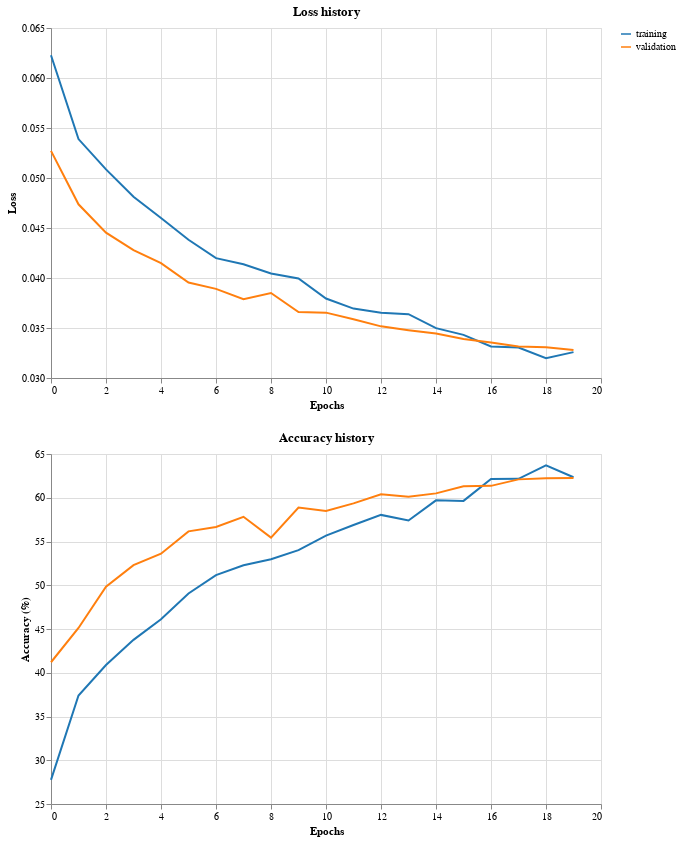

The notebook cell this image was saved under:
### Code cell
trainer.plot_training_history()

### Figure 1 — Vega-Lite specification as saved in the notebook (floating-point values rounded to 4 significant figures)
{"config": {"view": {"continuousWidth": 300, "continuousHeight": 300}}, "vconcat": [{"data": {"name": "data-f6f27c038d5a27cd88ab0dd3bb652f07"}, "mark": {"type": "line", "strokeWidth": 2}, "encoding": {"color": {"field": "Type", "legend": {"title": null}, "scale": {"domain": ["training", "validation"], "range": ["#1f77b4", "#ff7f0e"]}, "type": "nominal"}, "x": {"field": "Epochs", "title": "Epochs", "type": "quantitative"}, "y": {"field": "Loss", "scale": {"zero": false}, "title": "Loss", "type": "quantitative"}}, "height": 350, "title": "Loss history", "width": 550}, {"data": {"name": "data-4865bbf39d42801048db070ae2760306"}, "mark": {"type": "line", "strokeWidth": 2}, "encoding": {"color": {"field": "Type", "legend": {"title": null}, "scale": {"domain": ["training", "validation"], "range": ["#1f77b4", "#ff7f0e"]}, "type": "nominal"}, "x": {"field": "Epochs", "title": "Epochs", "type": "quantitative"}, "y": {"field": "Accuracy", "scale": {"zero": false}, "title": "Accuracy (%)", "type": "quantitative"}}, "height": 350, "title": "Accuracy history", "width": 550}], "$schema": "https://vega.github.io/schema/vega-lite/v5.20.1.json", "datasets": {"data-f6f27c038d5a27cd88ab0dd3bb652f07": [{"Epochs": 0, "Loss": 0.06227, "Type": "training"}, {"Epochs": 1, "Loss": 0.05389, "Type": "training"}, {"Epochs": 2, "Loss": 0.05086, "Type": "training"}, {"Epochs": 3, "Loss": 0.04813, "Type": "training"}, {"Epochs": 4, "Loss": 0.046, "Type": "training"}, {"Epochs": 5, "Loss": 0.04382, "Type": "training"}, {"Epochs": 6, "Loss": 0.04199, "Type": "training"}, {"Epochs": 7, "Loss": 0.04138, "Type": "training"}, {"Epochs": 8, "Loss": 0.04046, "Type": "training"}, {"Epochs": 9, "Loss": 0.03995, "Type": "training"}, {"Epochs": 10, "Loss": 0.03795, "Type": "training"}, {"Epochs": 11, "Loss": 0.03694, "Type": "training"}, {"Epochs": 12, "Loss": 0.03653, "Type": "training"}, {"Epochs": 13, "Loss": 0.03638, "Type": "training"}, {"Epochs": 14, "Loss": 0.03499, "Type": "training"}, {"Epochs": 15, "Loss": 0.03431, "Type": "training"}, {"Epochs": 16, "Loss": 0.03316, "Type": "training"}, {"Epochs": 17, "Loss": 0.03305, "Type": "training"}, {"Epochs": 18, "Loss": 0.03199, "Type": "training"}, {"Epochs": 19, "Loss": 0.03259, "Type": "training"}, {"Epochs": 0, "Loss": 0.05271, "Type": "validation"}, {"Epochs": 1, "Loss": 0.04737, "Type": "validation"}, {"Epochs": 2, "Loss": 0.04453, "Type": "validation"}, {"Epochs": 3, "Loss": 0.04278, "Type": "validation"}, {"Epochs": 4, "Loss": 0.04148, "Type": "validation"}, {"Epochs": 5, "Loss": 0.03954, "Type": "validation"}, {"Epochs": 6, "Loss": 0.03891, "Type": "validation"}, {"Epochs": 7, "Loss": 0.03787, "Type": "validation"}, {"Epochs": 8, "Loss": 0.0385, "Type": "validation"}, {"Epochs": 9, "Loss": 0.0366, "Type": "validation"}, {"Epochs": 10, "Loss": 0.03654, "Type": "validation"}, {"Epochs": 11, "Loss": 0.03588, "Type": "validation"}, {"Epochs": 12, "Loss": 0.03516, "Type": "validation"}, {"Epochs": 13, "Loss": 0.03477, "Type": "validation"}, {"Epochs": 14, "Loss": 0.03444, "Type": "validation"}, {"Epochs": 15, "Loss": 0.0339, "Type": "validation"}, {"Epochs": 16, "Loss": 0.03354, "Type": "validation"}, {"Epochs": 17, "Loss": 0.03315, "Type": "validation"}, {"Epochs": 18, "Loss": 0.03308, "Type": "validation"}, {"Epochs": 19, "Loss": 0.03279, "Type": "validation"}], "data-4865bbf39d42801048db070ae2760306": [{"Epochs": 0, "Accuracy": 27.76, "Type": "training"}, {"Epochs": 1, "Accuracy": 37.4, "Type": "training"}, {"Epochs": 2, "Accuracy": 40.88, "Type": "training"}, {"Epochs": 3, "Accuracy": 43.76, "Type": "training"}, {"Epochs": 4, "Accuracy": 46.12, "Type": "training"}, {"Epochs": 5, "Accuracy": 49.06, "Type": "training"}, {"Epochs": 6, "Accuracy": 51.16, "Type": "training"}, {"Epochs": 7, "Accuracy": 52.28, "Type": "training"}, {"Epochs": 8, "Accuracy": 52.98, "Type": "training"}, {"Epochs": 9, "Accuracy": 54.02, "Type": "training"}, {"Epochs": 10, "Accuracy": 55.68, "Type": "training"}, {"Epochs": 11, "Accuracy": 56.88, "Type": "training"}, {"Epochs": 12, "Accuracy": 58.04, "Type": "training"}, {"Epochs": 13, "Accuracy": 57.4, "Type": "training"}, {"Epochs": 14, "Accuracy": 59.7, "Type": "training"}, {"Epochs": 15, "Accuracy": 59.64, "Type": "training"}, {"Epochs": 16, "Accuracy": 62.14, "Type": "training"}, {"Epochs": 17, "Accuracy": 62.16, "Type": "training"}, {"Epochs": 18, "Accuracy": 63.7, "Type": "training"}, {"Epochs": 19, "Accuracy": 62.34, "Type": "training"}, {"Epochs": 0, "Accuracy": 41.2, "Type": "validation"}, {"Epochs": 1, "Accuracy": 45.12, "Type": "validation"}, {"Epochs": 2, "Accuracy": 49.84, "Type": "validation"}, {"Epochs": 3, "Accuracy": 52.3, "Type": "validation"}, {"Epochs": 4, "Accuracy": 53.6, "Type": "validation"}, {"Epochs": 5, "Accuracy": 56.16, "Type": "validation"}, {"Epochs": 6, "Accuracy": 56.66, "Type": "validation"}, {"Epochs": 7, "Accuracy": 57.82, "Type": "validation"}, {"Epochs": 8, "Accuracy": 55.44, "Type": "validation"}, {"Epochs": 9, "Accuracy": 58.88, "Type": "validation"}, {"Epochs": 10, "Accuracy": 58.48, "Type": "validation"}, {"Epochs": 11, "Accuracy": 59.36, "Type": "validation"}, {"Epochs": 12, "Accuracy": 60.4, "Type": "validation"}, {"Epochs": 13, "Accuracy": 60.12, "Type": "validation"}, {"Epochs": 14, "Accuracy": 60.5, "Type": "validation"}, {"Epochs": 15, "Accuracy": 61.32, "Type": "validation"}, {"Epochs": 16, "Accuracy": 61.36, "Type": "validation"}, {"Epochs": 17, "Accuracy": 62.1, "Type": "validation"}, {"Epochs": 18, "Accuracy": 62.22, "Type": "validation"}, {"Epochs": 19, "Accuracy": 62.26, "Type": "validation"}]}}
